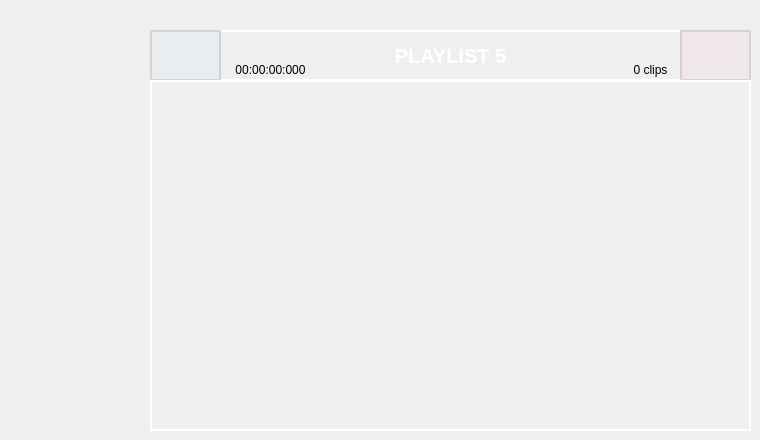
                  <widget class="QWidget" name="page_pl5">
                   <widget class="QPushButton" name="pl5_add">
                    <property name="geometry">
                     <rect>
                      <x>150</x>
                      <y>30</y>
                      <width>71</width>
                      <height>51</height>
                     </rect>
                    </property>
                    <property name="styleSheet">
                     <string notr="true">QPushButton {
    font-family: &quot;Arial&quot;;    /* Cambia la fuente */
    font-size: 20px;         /* Tamaño del texto */
    font-weight: bold;       /* Negrita */    
    color: white;				 /* Color del texto */
	padding: 10px;  
	background-color: rgba(75,175,250,10);         
	border: 2px solid rgba(200,200,200,200);   /* Borde blanco con transparencia */
}

QPushButton:hover {
	background-color: rgba(0,150,250,50);
}

QPushButton:pressed {
    background-color: rgba(0,150,250,50);
}</string>
                    </property>
                    <property name="text">
                     <string/>
                    </property>
                    <property name="icon">
                     <iconset resource="files.qrc">
                      <normaloff>:/20x20/icons/20x20/cil-plus.png</normaloff>:/20x20/icons/20x20/cil-plus.png</iconset>
                    </property>
                   </widget>
                   <widget class="QPushButton" name="pl5_delete">
                    <property name="geometry">
                     <rect>
                      <x>680</x>
                      <y>30</y>
                      <width>71</width>
                      <height>51</height>
                     </rect>
                    </property>
                    <property name="styleSheet">
                     <string notr="true">QPushButton {
    font-family: &quot;Arial&quot;;    /* Cambia la fuente */
    font-size: 16px;         /* Tamaño del texto */
    font-weight: bold;       /* Negrita */    
    color: white;				 /* Color del texto */
	padding: 10px;   
	background-color: rgba(250,50,50,10);        
	border: 2px solid rgba(200,200,200,200);  /* Borde blanco con transparencia */
}

QPushButton:hover {
	background-color: rgba(250,50,50,50);
}

QPushButton:pressed {
    background-color: rgba(0,150,250,50);
}</string>
                    </property>
                    <property name="text">
                     <string/>
                    </property>
                    <property name="icon">
                     <iconset resource="files.qrc">
                      <normaloff>:/20x20/icons/20x20/cil-x.png</normaloff>:/20x20/icons/20x20/cil-x.png</iconset>
                    </property>
                   </widget>
                   <widget class="QLabel" name="label_nclips_5">
                    <property name="geometry">
                     <rect>
                      <x>620</x>
                      <y>60</y>
                      <width>61</width>
                      <height>20</height>
                     </rect>
                    </property>
                    <property name="font">
                     <font>
                      <pointsize>9</pointsize>
                     </font>
                    </property>
                    <property name="text">
                     <string>0 clips</string>
                    </property>
                    <property name="alignment">
                     <set>Qt::AlignCenter</set>
                    </property>
                   </widget>
                   <widget class="QListWidget" name="list_pl5">
                    <property name="geometry">
                     <rect>
                      <x>150</x>
                      <y>80</y>
                      <width>601</width>
                      <height>351</height>
                     </rect>
                    </property>
                    <property name="styleSheet">
                     <string notr="true">QListWidget {
    font-weight: bold;
    background-color: transparent;       /* Negrita */    
    color: white;				 /* Color del texto */
	padding: 10px;           
	border: 2px solid rgba(255,255,255,255);  /* Borde blanco con transparencia */
}</string>
                    </property>
                   </widget>
                   <widget class="QLabel" name="label_dur_5">
                    <property name="geometry">
                     <rect>
                      <x>220</x>
                      <y>60</y>
                      <width>101</width>
                      <height>20</height>
                     </rect>
                    </property>
                    <property name="font">
                     <font>
                      <pointsize>9</pointsize>
                     </font>
                    </property>
                    <property name="text">
                     <string>00:00:00:000</string>
                    </property>
                    <property name="alignment">
                     <set>Qt::AlignCenter</set>
                    </property>
                   </widget>
                   <widget class="QLabel" name="label_pl5">
                    <property name="geometry">
                     <rect>
                      <x>150</x>
                      <y>30</y>
                      <width>601</width>
                      <height>51</height>
                     </rect>
                    </property>
                    <property name="font">
                     <font>
                      <pointsize>-1</pointsize>
                      <weight>75</weight>
                      <bold>true</bold>
                     </font>
                    </property>
                    <property name="styleSheet">
                     <string notr="true">QLabel {
	font &quot;arial&quot;
    font-weight: bold;
	font-size: 20px;
	background-color: transparent;       /* Negrita */    
    color: white;				 /* Color del texto */
	padding: 10px;           
	border: 2px solid rgba(255,255,255,255);  /* Borde blanco con transparencia */
}</string>
                    </property>
                    <property name="text">
                     <string>PLAYLIST 5</string>
                    </property>
                    <property name="alignment">
                     <set>Qt::AlignCenter</set>
                    </property>
                   </widget>
                   <zorder>label_pl5</zorder>
                   <zorder>pl5_add</zorder>
                   <zorder>pl5_delete</zorder>
                   <zorder>label_nclips_5</zorder>
                   <zorder>list_pl5</zorder>
                   <zorder>label_dur_5</zorder>
                  </widget>
